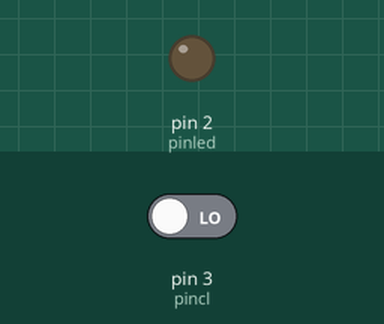
The sketch below on a simulated Arduino Uno, built with avr-gcc and run on an emulated ATmega328P. Parts: output pins drawn as LEDs (lit = HIGH). The test bench sets the inputs (shaded band); at power-on: pin 3 (pincl) LOW.

Above: at 1.2 s.
1.3 s: pin 3 (pincl) driven HIGH
At 2.2 s:
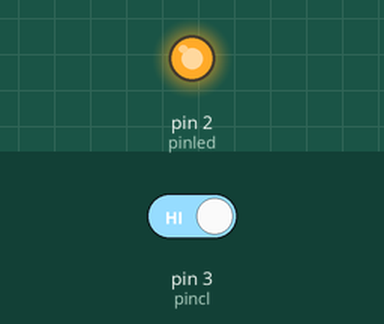
2.8 s: pin 3 (pincl) driven LOW
At 3.4 s:
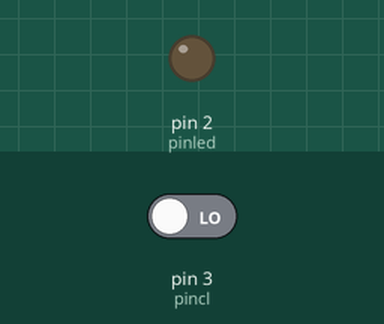
Timing chart, 0 to 5.8 s (numbered marks = the images above; inputs shaded):
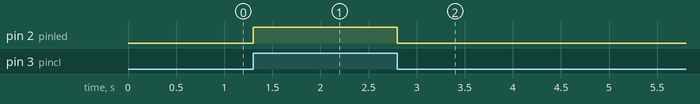

Measured:
- after the input at 1.3 s, pin 2 (pinled): LOW → HIGH at once
- after the input at 2.8 s, pin 2 (pinled): HIGH → LOW at once

The sketch:

sensor_palma.ino
```cpp
#define pincl 3
#define pinled 2
bool led;
void setup() {
  // put your setup code here, to run once:
  pinMode(pincl,INPUT);
  pinMode(pinled,OUTPUT);
  led=false;
  digitalWrite(pinled,led);
}

void loop() {
  led=false;
  // put your main code here, to run repeatedly:
  if(digitalRead(pincl)==HIGH ){
    led=!led;
  }
  digitalWrite(pinled,led);
}
```
